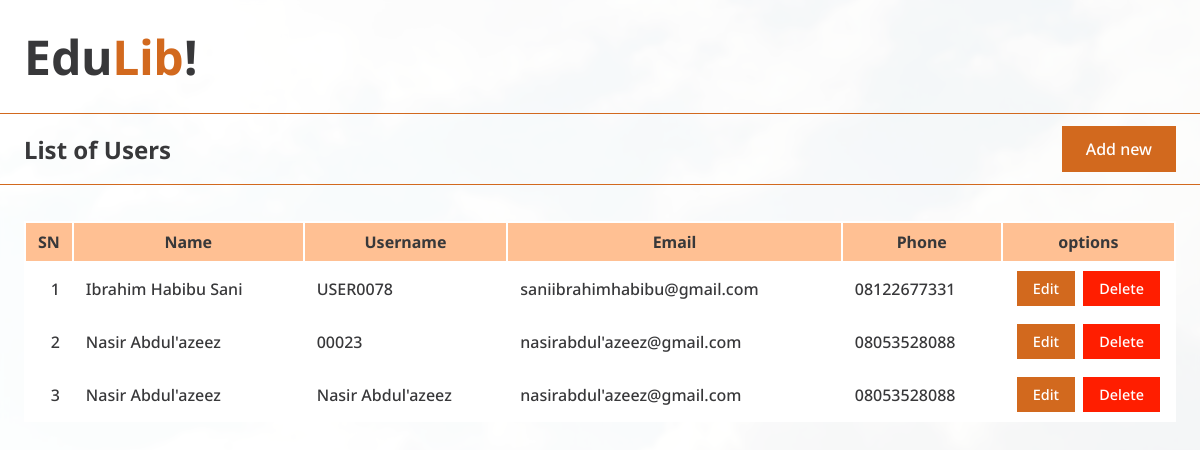
/users/, run on the app's committed database.
### users/models.py (models this page shows)
class User(models.Model):
  names = models.CharField(max_length=100)
  email = models.EmailField()
  phone = models.CharField(max_length=15)
  username = models.CharField(max_length=20)

### users/views.py (the view)
# urls.py: path('', views.index, name='home')
def index(request):
  user_list = User.objects.all()
  return render(request, "user_list.html", {"users": user_list})

### users/templates/user_list.html (shortened to what this page needs)
{% extends "layout.html" %}
{% block cotent %}
  <div class="banner">
    <h2>List of Users</h2>
    <a class="btn" href="{% url 'addUser' %}">Add new</a>
  </div>
  <div>
    <table>
      <thead>
        <th width="40px">SN</th>
        <th>Name</th>
        <th>Username</th>
        <th>Email</th>
        <th>Phone</th>
        <th width="120px">options</th>
      </thead>
      <tbody>
        {% for user in users %}
        <tr>
          <td class="right">{{ forloop.counter }}</td>
          <td>{{ user.names }}</td>
          <td>{{ user.username }}</td>
          <td>{{ user.email }}</td>
          <td>{{ user.phone }}</td>
          <td class="center">
            <a class="btn" href="{% url 'updateUser' user.id %}">Edit</a>
            <a class="btn delete" href="{% url 'deleteUser' user.id %}">Delete</a>
          </td>
        </tr>
        {% empty %}
        <tr><td colspan="6" class="center">No data</td></tr>
        {% endfor %}
      </tbody>
    </table>
  </div>
{% endblock %}

### data on the page
User: names "Ibrahim Habibu Sani", username "USER0078", email "saniibrahimhabibu@gmail.com", phone "08122677331"
User: names "Nasir Abdul'azeez", username "00023", email "nasirabdul'azeez@gmail.com", phone "08053528088"
User: names "Nasir Abdul'azeez", username "Nasir Abdul'azeez", email "nasirabdul'azeez@gmail.com", phone "08053528088"
